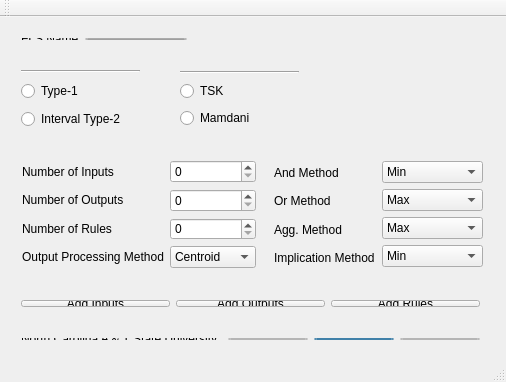
<?xml version="1.0" encoding="UTF-8"?>
<ui version="4.0">
 <class>MainWindow</class>
 <widget class="QMainWindow" name="MainWindow">
  <property name="geometry">
   <rect>
    <x>0</x>
    <y>0</y>
    <width>506</width>
    <height>382</height>
   </rect>
  </property>
  <property name="windowTitle">
   <string>MainWindow</string>
  </property>
  <widget class="QWidget" name="centralWidget">
   <widget class="QLabel" name="label_acpic">
    <property name="geometry">
     <rect>
      <x>320</x>
      <y>0</y>
      <width>171</width>
      <height>131</height>
     </rect>
    </property>
    <property name="text">
     <string/>
    </property>
   </widget>
   <widget class="QWidget" name="layoutWidget">
    <property name="geometry">
     <rect>
      <x>10</x>
      <y>40</y>
      <width>141</width>
      <height>86</height>
     </rect>
    </property>
    <layout class="QVBoxLayout" name="verticalLayout">
     <item>
      <widget class="Line" name="line">
       <property name="orientation">
        <enum>Qt::Horizontal</enum>
       </property>
      </widget>
     </item>
     <item>
      <widget class="QRadioButton" name="radioButton">
       <property name="text">
        <string>Type-1</string>
       </property>
      </widget>
     </item>
     <item>
      <widget class="QRadioButton" name="radioButton_2">
       <property name="text">
        <string>Interval Type-2</string>
       </property>
      </widget>
     </item>
    </layout>
   </widget>
   <widget class="QWidget" name="layoutWidget">
    <property name="geometry">
     <rect>
      <x>263</x>
      <y>133</y>
      <width>231</width>
      <height>130</height>
     </rect>
    </property>
    <layout class="QHBoxLayout" name="horizontalLayout_3">
     <item>
      <layout class="QVBoxLayout" name="verticalLayout_5">
       <item>
        <widget class="QLabel" name="label_6">
         <property name="text">
          <string>And Method</string>
         </property>
        </widget>
       </item>
       <item>
        <widget class="QLabel" name="label_7">
         <property name="text">
          <string>Or Method</string>
         </property>
        </widget>
       </item>
       <item>
        <widget class="QLabel" name="label">
         <property name="text">
          <string>Agg. Method</string>
         </property>
        </widget>
       </item>
       <item>
        <widget class="QLabel" name="label_10">
         <property name="text">
          <string>Implication Method</string>
         </property>
        </widget>
       </item>
      </layout>
     </item>
     <item>
      <layout class="QVBoxLayout" name="verticalLayout_6">
       <item>
        <widget class="QComboBox" name="comboBox">
         <item>
          <property name="text">
           <string>Min</string>
          </property>
         </item>
         <item>
          <property name="text">
           <string>Prod</string>
          </property>
         </item>
        </widget>
       </item>
       <item>
        <widget class="QComboBox" name="comboBox_2">
         <item>
          <property name="text">
           <string>Max</string>
          </property>
         </item>
        </widget>
       </item>
       <item>
        <widget class="QComboBox" name="comboBox_3">
         <item>
          <property name="text">
           <string>Max</string>
          </property>
         </item>
         <item>
          <property name="text">
           <string>Prod</string>
          </property>
         </item>
        </widget>
       </item>
       <item>
        <widget class="QComboBox" name="comboBox_4">
         <item>
          <property name="text">
           <string>Min</string>
          </property>
         </item>
         <item>
          <property name="text">
           <string>Prod</string>
          </property>
         </item>
        </widget>
       </item>
      </layout>
     </item>
    </layout>
   </widget>
   <widget class="QWidget" name="layoutWidget">
    <property name="geometry">
     <rect>
      <x>169</x>
      <y>42</y>
      <width>141</width>
      <height>81</height>
     </rect>
    </property>
    <layout class="QVBoxLayout" name="verticalLayout_2">
     <item>
      <widget class="Line" name="line_2">
       <property name="orientation">
        <enum>Qt::Horizontal</enum>
       </property>
      </widget>
     </item>
     <item>
      <widget class="QRadioButton" name="radioButton_4">
       <property name="text">
        <string>TSK</string>
       </property>
      </widget>
     </item>
     <item>
      <widget class="QRadioButton" name="radioButton_3">
       <property name="text">
        <string>Mamdani</string>
       </property>
      </widget>
     </item>
    </layout>
   </widget>
   <widget class="QWidget" name="layoutWidget">
    <property name="geometry">
     <rect>
      <x>10</x>
      <y>272</y>
      <width>481</width>
      <height>29</height>
     </rect>
    </property>
    <layout class="QHBoxLayout" name="horizontalLayout_2">
     <item>
      <widget class="QPushButton" name="pushButton_2">
       <property name="text">
        <string>Add Inputs</string>
       </property>
      </widget>
     </item>
     <item>
      <widget class="QPushButton" name="pushButton_3">
       <property name="text">
        <string>Add Outputs</string>
       </property>
      </widget>
     </item>
     <item>
      <widget class="QPushButton" name="pushButton_4">
       <property name="text">
        <string>Add Rules</string>
       </property>
      </widget>
     </item>
    </layout>
   </widget>
   <widget class="QWidget" name="layoutWidget">
    <property name="geometry">
     <rect>
      <x>11</x>
      <y>132</y>
      <width>256</width>
      <height>130</height>
     </rect>
    </property>
    <layout class="QHBoxLayout" name="horizontalLayout">
     <item>
      <layout class="QVBoxLayout" name="verticalLayout_3">
       <item>
        <widget class="QLabel" name="label_2">
         <property name="text">
          <string>Number of Inputs</string>
         </property>
        </widget>
       </item>
       <item>
        <widget class="QLabel" name="label_3">
         <property name="text">
          <string>Number of Outputs</string>
         </property>
        </widget>
       </item>
       <item>
        <widget class="QLabel" name="label_4">
         <property name="text">
          <string>Number of Rules</string>
         </property>
        </widget>
       </item>
       <item>
        <widget class="QLabel" name="label_5">
         <property name="text">
          <string>Output Processing Method</string>
         </property>
        </widget>
       </item>
      </layout>
     </item>
     <item>
      <layout class="QVBoxLayout" name="verticalLayout_4">
       <item>
        <widget class="QSpinBox" name="spinBox_numins">
         <property name="maximum">
          <number>9999999</number>
         </property>
        </widget>
       </item>
       <item>
        <widget class="QSpinBox" name="spinBox_numouts">
         <property name="maximum">
          <number>9999999</number>
         </property>
        </widget>
       </item>
       <item>
        <widget class="QSpinBox" name="spinBox_numrules">
         <property name="maximum">
          <number>9999999</number>
         </property>
        </widget>
       </item>
       <item>
        <widget class="QComboBox" name="comboBox_5">
         <item>
          <property name="text">
           <string>Centroid</string>
          </property>
         </item>
         <item>
          <property name="text">
           <string>WtdAvg</string>
          </property>
         </item>
         <item>
          <property name="text">
           <string>NT</string>
          </property>
         </item>
         <item>
          <property name="text">
           <string>UB</string>
          </property>
         </item>
        </widget>
       </item>
      </layout>
     </item>
    </layout>
   </widget>
   <widget class="QWidget" name="layoutWidget">
    <property name="geometry">
     <rect>
      <x>10</x>
      <y>10</y>
      <width>188</width>
      <height>24</height>
     </rect>
    </property>
    <layout class="QHBoxLayout" name="horizontalLayout_4">
     <item>
      <widget class="QLabel" name="label_8">
       <property name="text">
        <string>FLS Name</string>
       </property>
      </widget>
     </item>
     <item>
      <widget class="QLineEdit" name="lineEdit"/>
     </item>
    </layout>
   </widget>
   <widget class="QWidget" name="">
    <property name="geometry">
     <rect>
      <x>10</x>
      <y>310</y>
      <width>481</width>
      <height>24</height>
     </rect>
    </property>
    <layout class="QHBoxLayout" name="horizontalLayout_5">
     <item>
      <widget class="QLabel" name="label_9">
       <property name="text">
        <string>North Carolina A &amp; T State University</string>
       </property>
      </widget>
     </item>
     <item>
      <spacer name="horizontalSpacer">
       <property name="orientation">
        <enum>Qt::Horizontal</enum>
       </property>
       <property name="sizeHint" stdset="0">
        <size>
         <width>40</width>
         <height>20</height>
        </size>
       </property>
      </spacer>
     </item>
     <item>
      <widget class="QPushButton" name="pushButton">
       <property name="text">
        <string>Open</string>
       </property>
      </widget>
     </item>
     <item>
      <widget class="QDialogButtonBox" name="buttonBox">
       <property name="standardButtons">
        <set>QDialogButtonBox::Cancel|QDialogButtonBox::Ok</set>
       </property>
      </widget>
     </item>
    </layout>
   </widget>
  </widget>
  <widget class="QToolBar" name="mainToolBar">
   <attribute name="toolBarArea">
    <enum>TopToolBarArea</enum>
   </attribute>
   <attribute name="toolBarBreak">
    <bool>false</bool>
   </attribute>
  </widget>
  <widget class="QStatusBar" name="statusBar"/>
 </widget>
 <layoutdefault spacing="6" margin="11"/>
 <tabstops>
  <tabstop>radioButton</tabstop>
  <tabstop>radioButton_2</tabstop>
  <tabstop>radioButton_4</tabstop>
  <tabstop>radioButton_3</tabstop>
  <tabstop>comboBox_2</tabstop>
  <tabstop>spinBox_numins</tabstop>
  <tabstop>spinBox_numouts</tabstop>
  <tabstop>spinBox_numrules</tabstop>
  <tabstop>pushButton_2</tabstop>
  <tabstop>pushButton_3</tabstop>
  <tabstop>pushButton_4</tabstop>
 </tabstops>
 <resources/>
 <connections/>
</ui>
